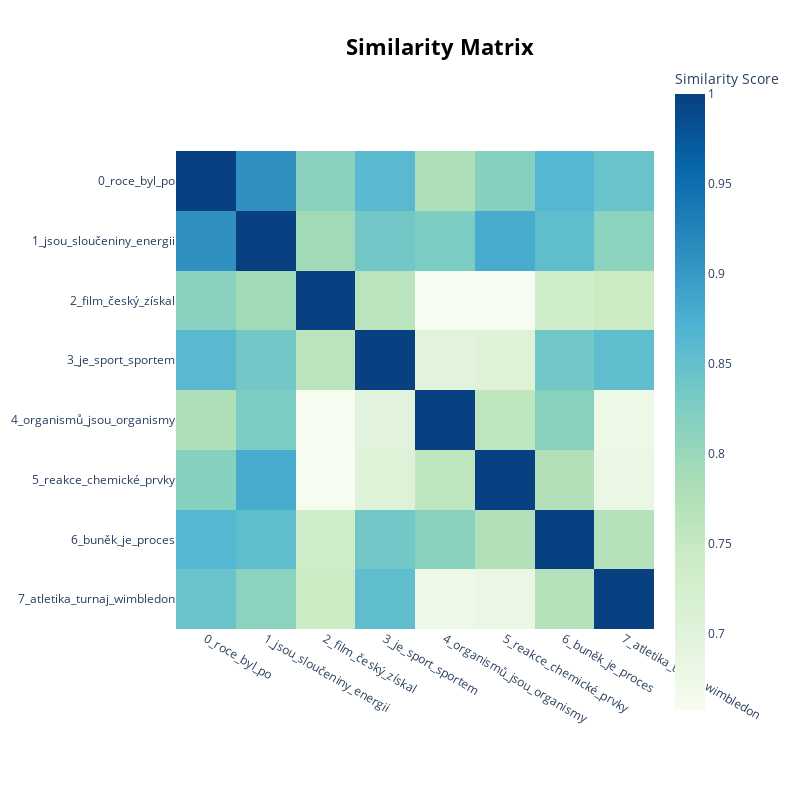

Write notebook code for a chart like this one.
### Code cell
model.visualize_heatmap(top_n_topics=20, width=800, height=800)

### Figure 1 — Plotly figure (JSON) as saved in the notebook; plotly's stock layout.template omitted (floating-point values rounded to 4 significant figures)
{"data": [{"coloraxis": "coloraxis", "hovertemplate": "x: %{x}<br>y: %{y}<br>Similarity Score: %{z}<extra></extra>", "name": "0", "type": "heatmap", "x": ["0_roce_byl_po", "1_jsou_sloučeniny_energii", "2_film_český_získal", "3_je_sport_sportem", "4_organismů_jsou_organismy", "5_reakce_chemické_prvky", "6_buněk_je_proces", "7_atletika_turnaj_wimbledon"], "xaxis": "x", "y": ["0_roce_byl_po", "1_jsou_sloučeniny_energii", "2_film_český_získal", "3_je_sport_sportem", "4_organismů_jsou_organismy", "5_reakce_chemické_prvky", "6_buněk_je_proces", "7_atletika_turnaj_wimbledon"], "yaxis": "y", "z": [[1.0, 0.9086, 0.8144, 0.8606, 0.7786, 0.8186, 0.8651, 0.845], [0.9086, 1.0, 0.7931, 0.8363, 0.8275, 0.8792, 0.8553, 0.8135], [0.8144, 0.7931, 1.0, 0.766, 0.6586, 0.6578, 0.7341, 0.7425], [0.8606, 0.8363, 0.766, 1.0, 0.6989, 0.7079, 0.8375, 0.8542], [0.7786, 0.8275, 0.6586, 0.6989, 1.0, 0.7598, 0.8156, 0.6769], [0.8186, 0.8792, 0.6578, 0.7079, 0.7598, 1, 0.7741, 0.6804], [0.8651, 0.8553, 0.7341, 0.8375, 0.8156, 0.7741, 1, 0.7703], [0.845, 0.8135, 0.7425, 0.8542, 0.6769, 0.6804, 0.7703, 1]]}], "layout": {"coloraxis": {"colorbar": {"title": {"text": "Similarity Score"}}, "colorscale": [[0, "rgb(247,252,240)"], [0.125, "rgb(224,243,219)"], [0.25, "rgb(204,235,197)"], [0.375, "rgb(168,221,181)"], [0.5, "rgb(123,204,196)"], [0.625, "rgb(78,179,211)"], [0.75, "rgb(43,140,190)"], [0.875, "rgb(8,104,172)"], [1, "rgb(8,64,129)"]]}, "height": 800, "hoverlabel": {"bgcolor": "white", "font": {"family": "Rockwell", "size": 16}}, "legend": {"title": {"text": "Trend"}}, "margin": {"t": 60}, "showlegend": true, "title": {"font": {"color": "Black", "size": 22}, "text": "<b>Similarity Matrix</b>", "x": 0.55, "xanchor": "center", "y": 0.95, "yanchor": "top"}, "width": 800, "xaxis": {"anchor": "y", "constrain": "domain", "domain": [0, 1], "scaleanchor": "y"}, "yaxis": {"anchor": "x", "autorange": "reversed", "constrain": "domain", "domain": [0, 1]}}}
